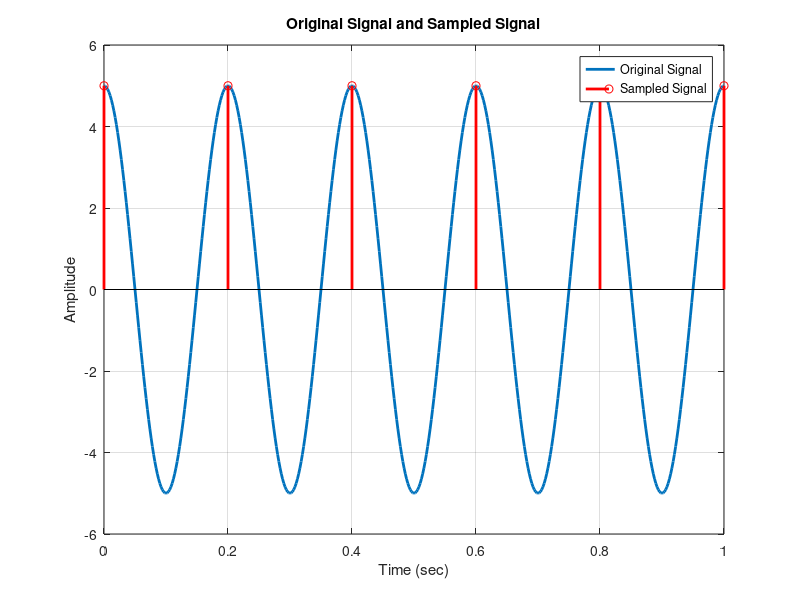
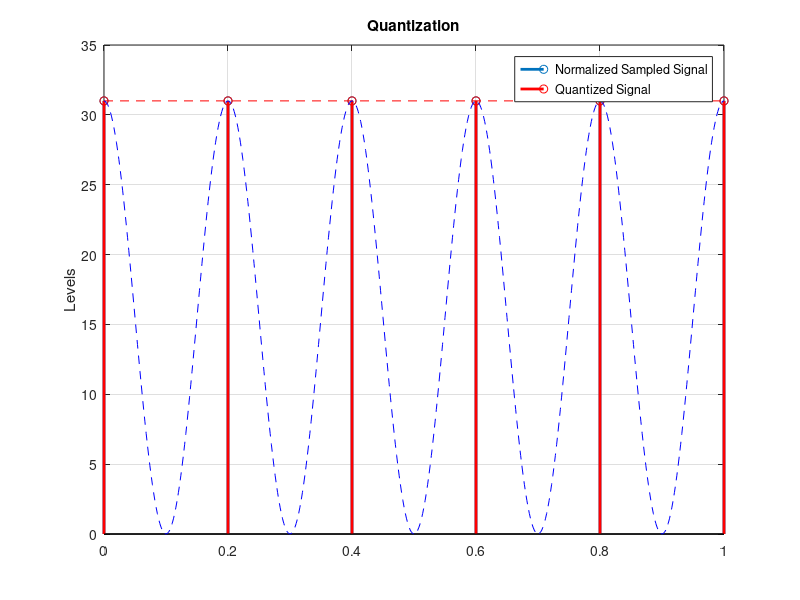
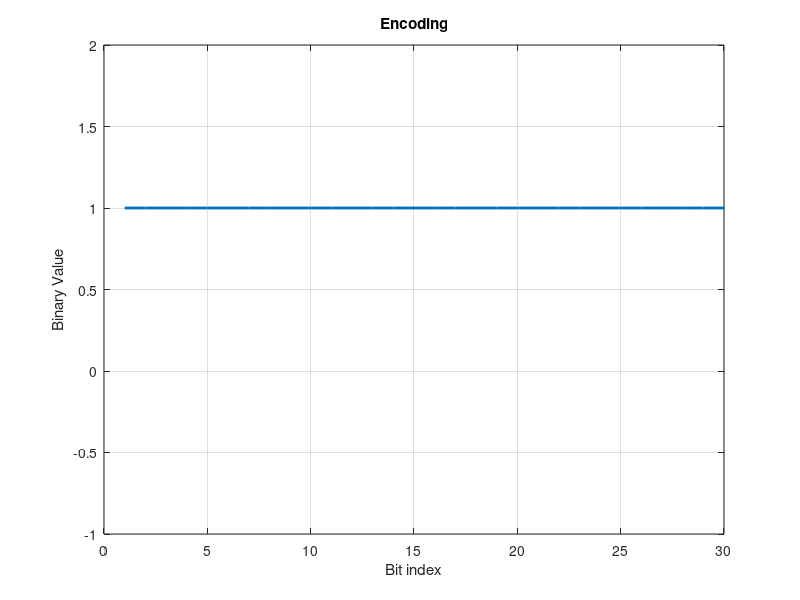

These figures' MATLAB source, in order:
function [y, Bitrate, MSE, Stepsize, QNoise] = pcm


    A = input('Enter amplitude: ');
    fm = input('Enter cosine frequency (Hz): ');
    fs = input('Enter sampling frequency (Hz): ');
    n = input('Enter number of bits per sample: ');


% High-resolution time vector for original signal plotting
t = 0:1/(100*fm):1;
x = A * cos(2*pi*fm*t);

% Sampling
ts = 0:1/fs:1;
xs = A * cos(2*pi*fm*ts);

% Quantization
x1 = (xs + A) / (2*A); % Normalize to [0,1]
L = 2^n - 1;         % Number of quantization levels
x1 = L * x1;
xq = round(x1);
r = (xq / L) * 2*A - A;  % Denormalize to [-A, A]

% Encoding: Convert each quantized sample to its binary representation.
y = [];
for i = 1:length(xq)
    d = dec2bin(xq(i), n);
    y = [y, double(d) - 48];
end

% Calculations
MSE = sum((xs - r).^2) / length(xs);
Bitrate = n * fs;
Stepsize = 2*A / L;
QNoise = (Stepsize^2) / 12;

% Plotting the signals
figure;
plot(t, x, 'linewidth', 2)
xlabel('Time (sec)')
ylabel('Amplitude')
title('Original Signal and Sampled Signal')
hold on
stem(ts, xs, 'r', 'linewidth', 2)
hold off
legend('Original Signal','Sampled Signal');
grid on

figure;
stem(ts, x1, 'linewidth', 2)
hold on
stem(ts, xq, 'r', 'linewidth', 2)
plot(ts, xq, '--r')
plot(t, (x + A)*L/(2*A), '--b')
grid on
hold off
title('Quantization')
ylabel('Levels')
legend('Normalized Sampled Signal','Quantized Signal');

figure;
stairs([y, y(end)], 'linewidth', 2)
title('Encoding')
xlabel('Bit index')
ylabel('Binary Value')
axis([0 length(y) -1 2])
grid on

end
